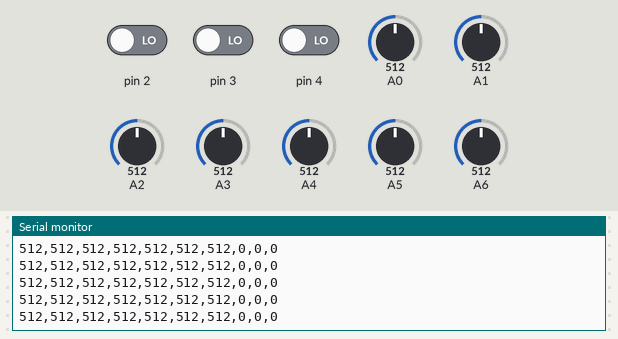
Bench run of a sketch on a simulated Arduino Nano, built with avr-gcc and run on an emulated ATmega328P. Shown: the last lines printed to the serial monitor. The test bench sets the inputs (shaded band); at power-on: A0 = 512, A1 = 512, A6 = 512, pin 2 LOW, pin 3 LOW, pin 4 LOW, A2 = 512, A3 = 512, A4 = 512, A5 = 512.

Above: at 1.2 s.
1.3 s: A0 set to 109
At 2.1 s:
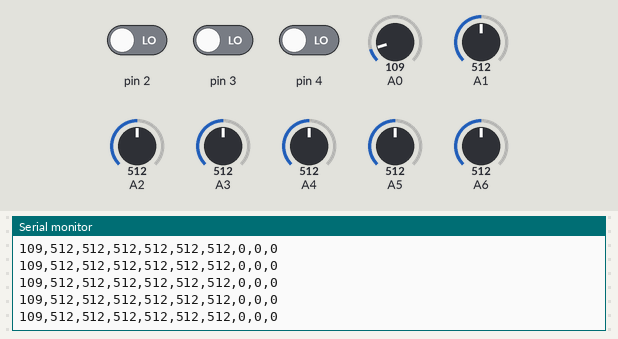
4.3 s: A0 set to 89
At 4.9 s:
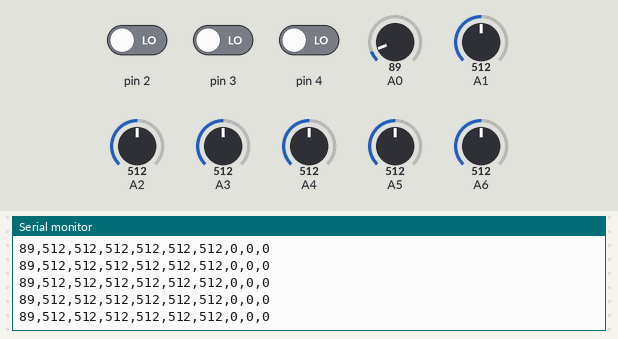
5.8 s: A1 set to 109
At 6.3 s:
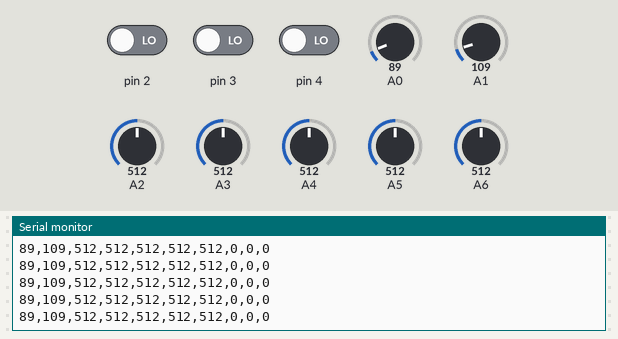
8.8 s: A1 set to 93
At 9.8 s:
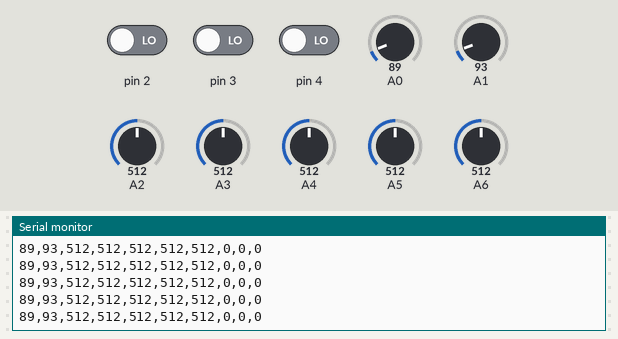
11.8 s: A6 set to 109
At 12.3 s:
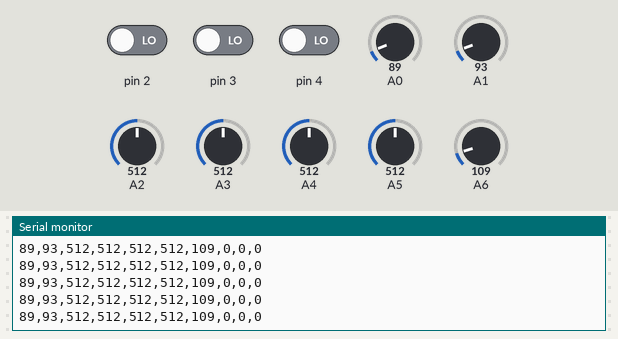
13.3 s: A6 set to 90
At 13.8 s:
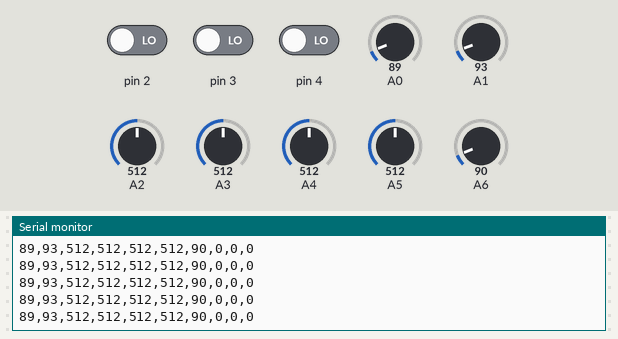
Timing chart, 0 to 16.3 s (numbered marks = the images above; inputs shaded):
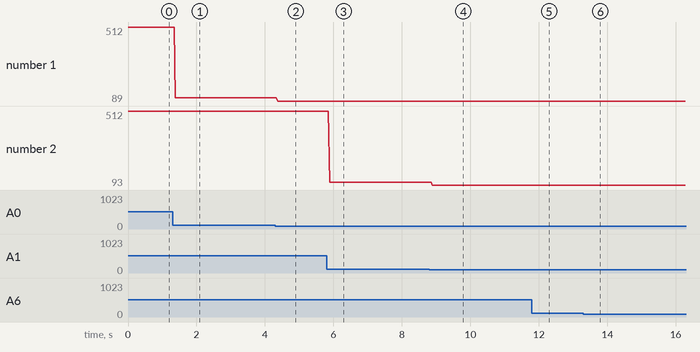

The sketch:

test_inputs.ino
```cpp
#include <Arduino.h>

void setup() {
  // put your setup code here, to run once:
  Serial.begin(9600);
}

void loop() {
  // put your main code here, to run repeatedly:

  Serial.print(analogRead(A0));
  Serial.print(",");
  Serial.print(analogRead(A1));
  Serial.print(",");
  Serial.print(analogRead(A2));
  Serial.print(",");
  Serial.print(analogRead(A3));
  Serial.print(",");
  Serial.print(analogRead(A4));
  Serial.print(",");
  Serial.print(analogRead(A5));
  Serial.print(",");
  Serial.print(analogRead(A6));
  Serial.print(",");
  Serial.print(digitalRead(2));
  Serial.print(",");
  Serial.print(digitalRead(3));
  Serial.print(",");
  Serial.println(digitalRead(4));

}
```

Measured:
- after the input at 1.3 s, the serial monitor: prints a new line after 0.08 s (image 1)
- after the input at 4.3 s, the serial monitor: prints a new line after 0.07 s (image 2)
- after the input at 5.8 s, the serial monitor: prints a new line after 0.09 s (image 3)
- after the input at 8.8 s, the serial monitor: prints a new line after 0.09 s (image 4)
- after the input at 11.8 s, the serial monitor: prints a new line after 0.05 s (image 5)
- after the input at 13.3 s, the serial monitor: prints a new line after 0.06 s (image 6)
- plotted number 1: 512 → 109 after the input at 1.3 s, 109 → 89 after the input at 4.3 s
- plotted number 2: 109 → 93 after the input at 8.8 s
